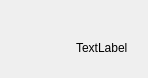
<?xml version="1.0" encoding="UTF-8"?>
<ui version="4.0">
 <class>PLSSceneTemplateBorderLabel</class>
 <widget class="QLabel" name="PLSSceneTemplateBorderLabel">
  <property name="geometry">
   <rect>
    <x>0</x>
    <y>0</y>
    <width>148</width>
    <height>78</height>
   </rect>
  </property>
  <property name="windowTitle">
   <string>Frame</string>
  </property>
  <layout class="QVBoxLayout" name="verticalLayout">
   <property name="spacing">
    <number>0</number>
   </property>
   <property name="leftMargin">
    <number>0</number>
   </property>
   <property name="topMargin">
    <number>0</number>
   </property>
   <property name="rightMargin">
    <number>0</number>
   </property>
   <property name="bottomMargin">
    <number>0</number>
   </property>
   <item>
    <widget class="QFrame" name="borderFrame">
     <property name="frameShape">
      <enum>QFrame::NoFrame</enum>
     </property>
     <property name="frameShadow">
      <enum>QFrame::Raised</enum>
     </property>
     <layout class="QVBoxLayout" name="verticalLayout_2">
      <property name="spacing">
       <number>0</number>
      </property>
      <property name="leftMargin">
       <number>0</number>
      </property>
      <property name="topMargin">
       <number>0</number>
      </property>
      <property name="rightMargin">
       <number>20</number>
      </property>
      <property name="bottomMargin">
       <number>20</number>
      </property>
      <item>
       <spacer name="verticalSpacer">
        <property name="orientation">
         <enum>Qt::Vertical</enum>
        </property>
        <property name="sizeHint" stdset="0">
         <size>
          <width>20</width>
          <height>40</height>
         </size>
        </property>
       </spacer>
      </item>
      <item>
       <layout class="QHBoxLayout" name="horizontalLayout">
        <property name="spacing">
         <number>0</number>
        </property>
        <item>
         <spacer name="horizontalSpacer">
          <property name="orientation">
           <enum>Qt::Horizontal</enum>
          </property>
          <property name="sizeHint" stdset="0">
           <size>
            <width>40</width>
            <height>20</height>
           </size>
          </property>
         </spacer>
        </item>
        <item>
         <widget class="QLabel" name="sceneNameRoundLabel">
          <property name="text">
           <string>TextLabel</string>
          </property>
         </widget>
        </item>
       </layout>
      </item>
     </layout>
    </widget>
   </item>
  </layout>
 </widget>
 <resources/>
 <connections/>
</ui>
